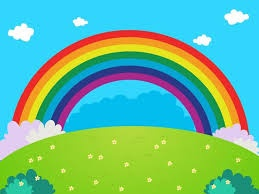
#> input picture TEMA 2/Ejercicios en Clase - TEMA 2/3.jpeg, 259 x 194 px
$ jupyter execute umbralizacion.ipynb
#> lines starting #> are read from the running program, lines starting #| are printed output that depends on the picture; after the words box and inside, x2 and y2 are one past the last pixel; in counts of white or black regions, pixels touching at a corner belong together
Umbralización con técnica de isodata

[cell 1]
import cv2
import numpy as np
import matplotlib.pyplot as plt

def isodata(imagen):
    umbral = 128
    while True:
        grupo1=imagen[imagen<=umbral]
        grupo2=imagen[imagen>=umbral]

        mediag1=np.mean(grupo1)
        mediag2=np.mean(grupo2)

        umbral_nuevo=(mediag1+mediag2)/2

        if abs(umbral_nuevo - umbral)<0.5:
            break
        umbral=umbral_nuevo
    return umbral
imagen=cv2.imread('3.jpeg',0)
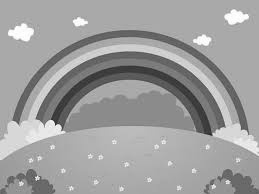
#> imagen: shape (194, 259); min 37, max 255, mean 157.9

umbral_isodata = isodata(imagen)
#> the loop in isodata, `while True:` made 3 passes
#> (mediag1, mediag2, umbral_nuevo, umbral) on passes 1 to 2: (96.98, 172, 134.5, 134.5), (98.25, 172.5, 135.4, 135.4)
#> (mediag1, mediag2, umbral_nuevo) on pass 3: (98.55, 172.6, 135.6)
#> umbral_isodata = 135.4

_,imagen_isodata=cv2.threshold(imagen, umbral_isodata,255,cv2.THRESH_BINARY)
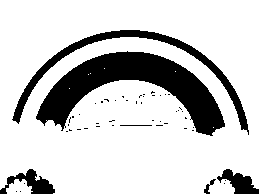
#> imagen_isodata: shape (194, 259); 80.2% white; 51 black regions (45 under 20 px), largest, box (x1, y1, x2, y2) and area: (36, 51, 225, 136) 6305, (12, 30, 249, 135) 2313, (0, 169, 55, 194) 588, (217, 169, 259, 194) 525, (204, 179, 216, 194) 60, (120, 125, 152, 126) 32

plt.figure(figsize=(10, 5))

plt.subplot(1, 2, 1)
plt.title('Imagen original en escala de grises')
plt.imshow(imagen, cmap='gray')
plt.axis('off')

plt.subplot(1, 2, 2)
plt.title('Imagen con umbral Isodata')
plt.imshow(imagen_isodata, cmap='gray')
plt.axis('off')

plt.show()
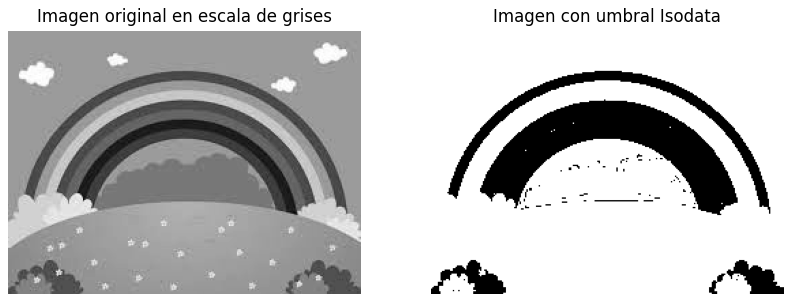
#> figure drawn by matplotlib, 2 panels

TÉCNICA DE DOS PICOS

[cell 2]
import cv2
import numpy as np
import matplotlib.pyplot as plt

def dos_picos(imagen):
    hist=cv2.calcHist([imagen],[0], None,[256], [0,256])
#> hist = 256 values, max 12939 at index 169, min 0 at index 0, mean 196.3
    pico=np.array(hist)
#> pico has the same summary as hist
    pico=pico.flatten()
    pico_dif=np.diff(pico)
#> pico_dif = 255 values, max 11901 at index 168, min -11733 at index 169, mean 0.302
    primer_pico=np.argmax(pico_dif[:128])
#> primer_pico = 105
    segundo_pico=np.argmin(pico_dif[128:])+128
#> segundo_pico = 169
    umbral_2picos=(primer_pico+segundo_pico)/2
#> umbral_2picos = 137
    return umbral_2picos
image=cv2.imread('3.jpeg',0)
umbral_2pic=dos_picos(imagen)
#> umbral_2pic = 137

_,imagen_2picos=cv2.threshold(image, umbral_2pic,255,cv2.THRESH_BINARY)
#> imagen_2picos: shape (194, 259); 79.6% white; 46 black regions (36 under 20 px), largest, box (x1, y1, x2, y2) and area: (36, 51, 225, 136) 6352, (12, 30, 249, 135) 2331, (0, 169, 55, 194) 601

plt.figure(figsize=(10, 5))

plt.subplot(1, 2, 1)
plt.title('Imagen original en escala de grises')
plt.imshow(image, cmap='gray')
plt.axis('off')

plt.subplot(1, 2, 2)
plt.title('Imagen con umbral 2 picos')
plt.imshow(imagen_2picos, cmap='gray')
plt.axis('off')

plt.show()

Metodo OTSU

[cell 3]
import cv2
import matplotlib.pyplot as plt
import numpy as np

image=cv2.imread('3.jpeg',0)
_,imagen_otsu=cv2.threshold(image,0,255,cv2.THRESH_BINARY+cv2.THRESH_OTSU)
umbral_imagen=np.where(image>imagen_otsu,255,0).astype(np.uint8)

plt.figure(figsize=(10, 5))

plt.subplot(1, 2, 1)
plt.title('Imagen original en escala de grises')
plt.imshow(image, cmap='gray')
plt.axis('off')

plt.subplot(1, 2, 2)
plt.title('Imagen con umbral OTSU')
plt.imshow(umbral_imagen, cmap='gray')
plt.axis('off')

plt.show()

UMBRALIZACIÓN VARIABLE - PARTICIÓN DE UNA IMAGEN

[cell 4]
import cv2
import numpy as np
import matplotlib.pyplot  as plt

def variable_umb_blok(image,tam_bloq,c):
    umbral_ima=np.zeros_like(image)
    for y in range(0,image.shape[0], tam_bloq):
        for x in range(0,image.shape[1],tam_bloq):
            bloque= image[y:y+tam_bloq,x:x+tam_bloq]
            bloque_media=np.mean(bloque)
            umbral_adap=bloque_media-c
            umbral_ima[y:y+tam_bloq,x:x+tam_bloq]=(bloque>umbral_adap)*255
        return umbral_ima
image=cv2.imread('2.png',0)
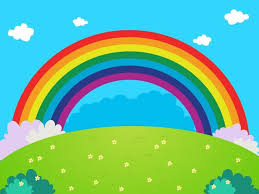
#> input picture TEMA 2/Ejercicios en Clase - TEMA 2/2.png, 259 x 194 px
#> image: shape (194, 259); min 37, max 255, mean 157.2
tam_bloq=100 #se cambia el tamaño del bloquee
c=10
umbral_img_adap=variable_umb_blok(image,tam_bloq,c)
#> after the loop in variable_umb_blok, `for y in range(0,image.shape[0], tam_bloq):`:
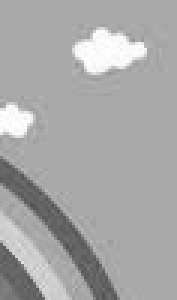
#> bloque: shape (100, 59) (shown 3 times larger); min 80, max 254, mean 167.3
#> after the loop in variable_umb_blok, `for y in range(0,image.shape[0], tam_bloq):`: umbral_ima: shape (194, 259); 38.5% white; 10 white regions (7 under 20 px), largest, box (x1, y1, x2, y2) and area: (0, 0, 259, 100) 14708, (28, 37, 231, 100) 3279, (81, 80, 178, 100) 1367
plt.figure(figsize=(10, 5))

plt.subplot(1, 2, 1)
plt.title('Imagen original en escala de grises')
plt.imshow(image, cmap='gray')
plt.axis('off')

plt.subplot(1, 2, 2)
plt.title('Imagen con umbral adaptativo')
plt.imshow(umbral_img_adap, cmap='gray')
plt.axis('off')

plt.show()

con desviacion

[cell 5]
import cv2
import numpy as np
import matplotlib.pyplot  as plt

def umbra_var2(imagen,tam_bloq,ajuste):
    umbral_ima=np.zeros_like(image)
    for y in range(0,image.shape[0], tam_bloq):
        for x in range(0,image.shape[1],tam_bloq):
            bloque=image[y:y+tam_bloq,x:x+tam_bloq]
            bloque_media=np.mean(bloque)
            des=np.std(bloque)
            umbral_adap=bloque_media-(ajuste*des)
            umbral_ima[y:y+tam_bloq,x:x+tam_bloq]=(bloque>umbral_adap)*255
        return umbral_ima

image=cv2.imread('2.png',0)
tam_bloq=90 #se cambia el tamaño del bloquee
c=0.8
umbral_=variable_umb_blok(image,tam_bloq,c)
#> after the loop in variable_umb_blok, `for y in range(0,image.shape[0], tam_bloq):`:
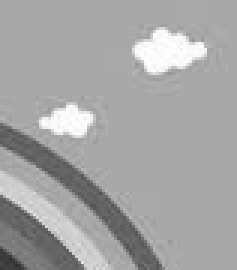
#> bloque: shape (90, 79) (shown 3 times larger); min 47, max 254, mean 165.3
#> after the loop in variable_umb_blok, `for y in range(0,image.shape[0], tam_bloq):`:
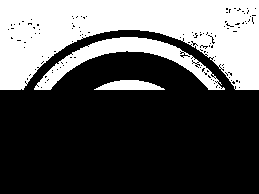
#> umbral_ima: shape (194, 259); 34.3% white; 3 white regions, box (x1, y1, x2, y2) and area: (0, 0, 259, 90) 13942, (34, 37, 225, 90) 2769, (94, 80, 165, 90) 501
plt.figure(figsize=(10, 5))

plt.subplot(1, 2, 1)
plt.title('Imagen original en escala de grises')
plt.imshow(image, cmap='gray')
plt.axis('off')

plt.subplot(1, 2, 2)
plt.title('Imagen con umbral adaptativo')
plt.imshow(umbral_, cmap='gray')
plt.axis('off')

plt.show()

ADAPTATIVA CON VENTANA

[cell 6]
import cv2
import numpy as np
import matplotlib.pyplot  as plt

def ventana(imagen,ventana, factor):
    umbre_image=np.zeros_like(imagen)
    pad=ventana//2
    padd_imge=cv2.copyMakeBorder(imagen,pad,pad,pad,pad,cv2.BORDER_REPLICATE)
    for y in range(imagen.shape[0]):
        for x in range(imagen.shape[1]):
            ventana1=padd_imge[y:y+ventana,x:x+ventana]
            media=np.mean(ventana1)
            dis=np.std(ventana1)
            umbral=media-(factor*dis)
            umbre_image[x,y]=255 if imagen[y,x]>umbral else 0
    return umbre_image

image=cv2.imread('2.png',0)
tam_bloq=200 #se cambia el tamaño del bloquee
c=2
umbral_=variable_umb_blok(image,tam_bloq,c)
#> after the loop in variable_umb_blok, `for y in range(0,image.shape[0], tam_bloq):`:
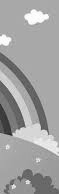
#> bloque: shape (194, 59); min 37, max 254, mean 161.1
#> after the loop in variable_umb_blok, `for y in range(0,image.shape[0], tam_bloq):`:
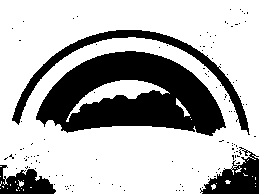
#> umbral_ima: shape (194, 259); 70.3% white; 123 black regions (119 under 20 px), largest, box (x1, y1, x2, y2) and area: (36, 51, 226, 136) 9832, (12, 30, 250, 135) 2531, (200, 147, 259, 194) 1383, (0, 165, 56, 194) 970
plt.figure(figsize=(10, 5))

plt.subplot(1, 2, 1)
plt.title('Imagen original en escala de grises')
plt.imshow(image, cmap='gray')
plt.axis('off')

plt.subplot(1, 2, 2)
plt.title('Imagen con umbral adaptativo con ventana')
plt.imshow(umbral_, cmap='gray')
plt.axis('off')

plt.show()

adaptativo

[cell 7]
import cv2
import numpy as np
import matplotlib.pyplot as plt

image=cv2.imread('2.png',0)
ventana=15
factor=2
imagen_umbr=cv2.adaptiveThreshold(image,255,cv2.ADAPTIVE_THRESH_MEAN_C, cv2.THRESH_BINARY,ventana,factor)
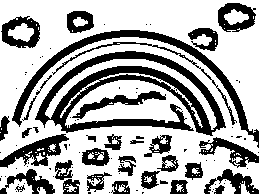
#> imagen_umbr: shape (194, 259); 67% white; 92 black regions (58 under 20 px), largest, box (x1, y1, x2, y2) and area: (35, 51, 226, 136) 5308, (12, 30, 259, 148) 2429, (0, 134, 69, 168) 907
plt.figure(figsize=(10, 5))

plt.subplot(1, 2, 1)
plt.title('Imagen original en escala de grises')
plt.imshow(image, cmap='gray')
plt.axis('off')

plt.subplot(1, 2, 2)
plt.title('Imagen con umbral adaptativo con ventana')
plt.imshow(imagen_umbr, cmap='gray')
plt.axis('off')

plt.show()
